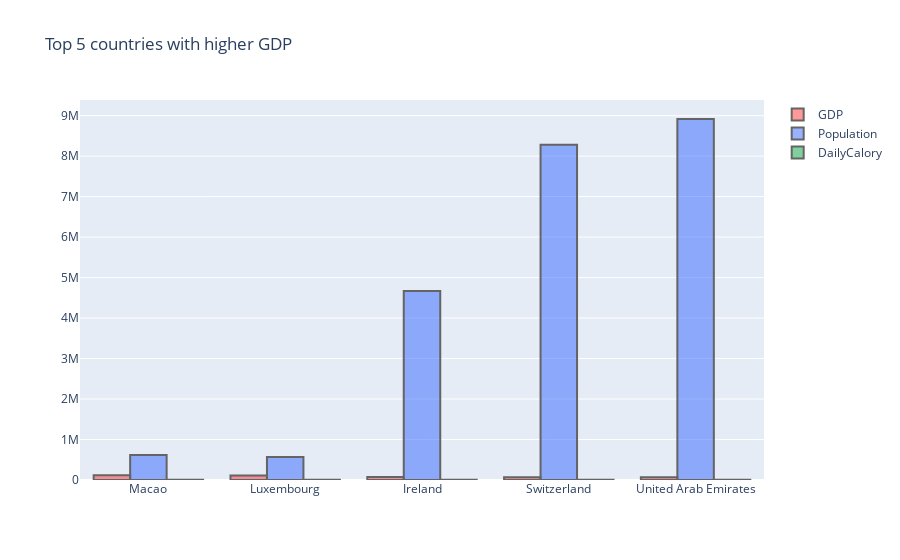

Notebook code cell kept with this figure:
### Code cell
#Presenting top 5 countries with higher GDP
data = (data.sort_values(ascending=False,by=['GDP']))
data = (data.reset_index(drop=True)).loc[:4]


trace0 = go.Bar(
    x = data.Country,
    y = data['GDP'],
    name = "GDP",
    marker = dict(color = 'rgba(255, 51, 51, 0.5)',
                    line=dict(color='rgb(100,100,100)',width=2)))

trace1 = go.Bar(
    x = data.Country,
    y = data['Population'],
    name = "Population",
    marker = dict(color = 'rgba(51, 102, 255, 0.5)',
                line=dict(color='rgb(100,100,100)',width=2)))

trace2 = go.Bar(
    x = data.Country,
    y = data['DailyCalory'],
    name = "DailyCalory",
    marker = dict(color = 'rgba(0,162, 60, 0.5)',
                    line=dict(color='rgb(100,100,100)',width=2)))

data = [trace0, trace1, trace2]

layout = go.Layout(barmode = "group")

layout = dict(title = 'Top 5 countries with higher GDP',
              xaxis= dict(zeroline= False))

fig = go.Figure(data = data,layout = layout)

iplot(fig)

### Figure 1 — Plotly figure (JSON) as saved in the notebook; plotly's stock layout.template omitted (floating-point values rounded to 4 significant figures)
{"data": [{"marker": {"color": "rgba(255, 51, 51, 0.5)", "line": {"color": "rgb(100,100,100)", "width": 2}}, "name": "GDP", "type": "bar", "x": ["Macao", "Luxembourg", "Ireland", "Switzerland", "United Arab Emirates"], "y": [119406, 113182, 71508, 68025, 65267]}, {"marker": {"color": "rgba(51, 102, 255, 0.5)", "line": {"color": "rgb(100,100,100)", "width": 2}}, "name": "Population", "type": "bar", "x": ["Macao", "Luxembourg", "Ireland", "Switzerland", "United Arab Emirates"], "y": [615243, 569415, 4665764, 8281735, 8916909]}, {"marker": {"color": "rgba(0,162, 60, 0.5)", "line": {"color": "rgb(100,100,100)", "width": 2}}, "name": "DailyCalory", "type": "bar", "x": ["Macao", "Luxembourg", "Ireland", "Switzerland", "United Arab Emirates"], "y": [3295, 3467, 3717, 3398, 3411]}], "layout": {"title": {"text": "Top 5 countries with higher GDP"}, "xaxis": {"zeroline": false}}}
